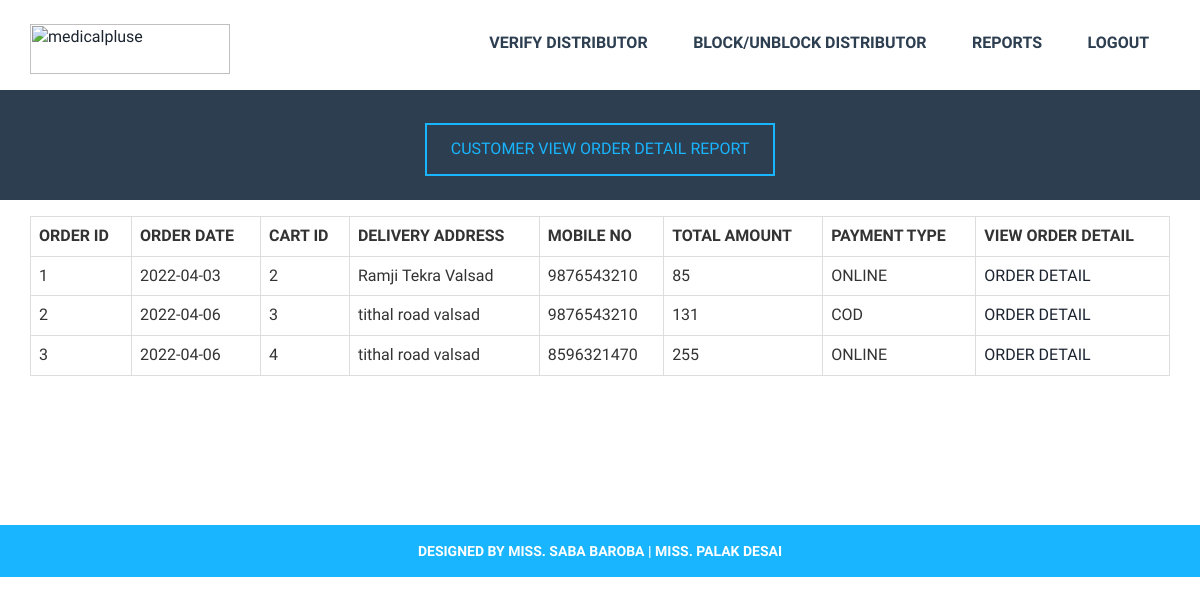
The app's page /admin_view_customer_wise_order.php?cid=1 with its own data.
### tables this page shows
CREATE TABLE IF NOT EXISTS `order_master` (
  `order_id` int(10) NOT NULL,
  `order_date` date NOT NULL,
  `cart_id` int(10) NOT NULL,
  `customer_id` int(10) NOT NULL,
  `del_address` varchar(100) NOT NULL,
  `mobile_no` varchar(10) NOT NULL,
  `total_amount` int(10) NOT NULL,
  `payment_type` varchar(7) NOT NULL,
  PRIMARY KEY (`order_id`)
);

### admin_view_customer_wise_order.php (the view, shortened to what this page needs)
<?php
include("admin_header.php");
?>
		<div class="team-grids-caption">
								<div class="container">
									<div class="team-grids-caption-left">
										<center>
										<a class="team-btn" href="#">CUSTOMER VIEW ORDER DETAIL REPORT</a>
									</div>
									<div class="clearfix"> </div>
								</div>
							</div>
		<div class="contact">
				<div class="container">
					<div class="row">
						<div class="col-md-12">
						<?php
						$cid=$_REQUEST['cid'];
						$res1=mysql_query("select * from order_master where customer_id='$cid'");
						if(mysql_num_rows($res1)>0)
						{
							echo "<table class='table table-bordered'>
									<tr>
										<th>ORDER ID</th>
										<th>ORDER DATE</th>
										<th>CART ID</th>
										<th>DELIVERY ADDRESS</th>
										<th>MOBILE NO</th>
										<th>TOTAL AMOUNT</th>
										<th>PAYMENT TYPE</th>
										<th>VIEW ORDER DETAIL</th>
									</tr>";
							while($r1=mysql_fetch_array($res1))
							{
								echo "<tr>";
								echo "<td>$r1[0]</td>";
								echo "<td>$r1[1]</td>";
								echo "<td>$r1[2]</td>";
								echo "<td>$r1[4]</td>";
								echo "<td>$r1[5]</td>";
								echo "<td>$r1[6]</td>";
								echo "<td>$r1[7]</td>";
								echo "<td><a href='admin_view_order_detail.php?cartid=$r1[2]'>ORDER DETAIL</a></td>";
								echo "</tr>";
							}
							echo "</table>";
						}else{
							echo "<h2>No New Record Found</h2><br/><br/><br/><br/><br/><br/>";
						}
						?>
						</div>
						<div class="col-md-6">
						</div>
					</div>
				</div>
			</div>
<?php
include("footer.php");
?>

### css/style.css (style rules this page uses)
html, body { font-family: 'Arimo', sans-serif; font-size: 100%; background: #FFf; }
body a { transition:0.5s all; -webkit-transition:0.5s all; -moz-transition:0.5s all; -o-transition:0.5s all; -ms-transition:0.5s all; }
.team-grids-caption { background:#f2f2f2; padding:1.5em 0; }
.team-grids-caption-left { float: left; width: 77%; margin-top: 0.38em; }
.team-grids-caption { background:#2C3E50; padding:1.5em 0; }
.team-grids-caption-left { float: left; width: 100%; margin-top: 0.38em; }
a.team-btn { border: 2px solid #19b5fe; text-transform: uppercase; padding: 0.8em 1.5em; margin-top: 0.2em; display: inline-block; color: #19b5fe; text-decoration: none; }
.contact { padding: 1em 0 8em; }

### records on screen
order_master: order_id "1", order_date "2022-04-03", cart "2", del_address "Ramji Tekra Valsad", mobile_no "9876543210", total_amount "85", payment_type "ONLINE"
order_master: order_id "2", order_date "2022-04-06", cart "3", del_address "tithal road valsad", mobile_no "9876543210", total_amount "131", payment_type "COD"
order_master: order_id "3", order_date "2022-04-06", cart "4", del_address "tithal road valsad", mobile_no "8596321470", total_amount "255", payment_type "ONLINE"
